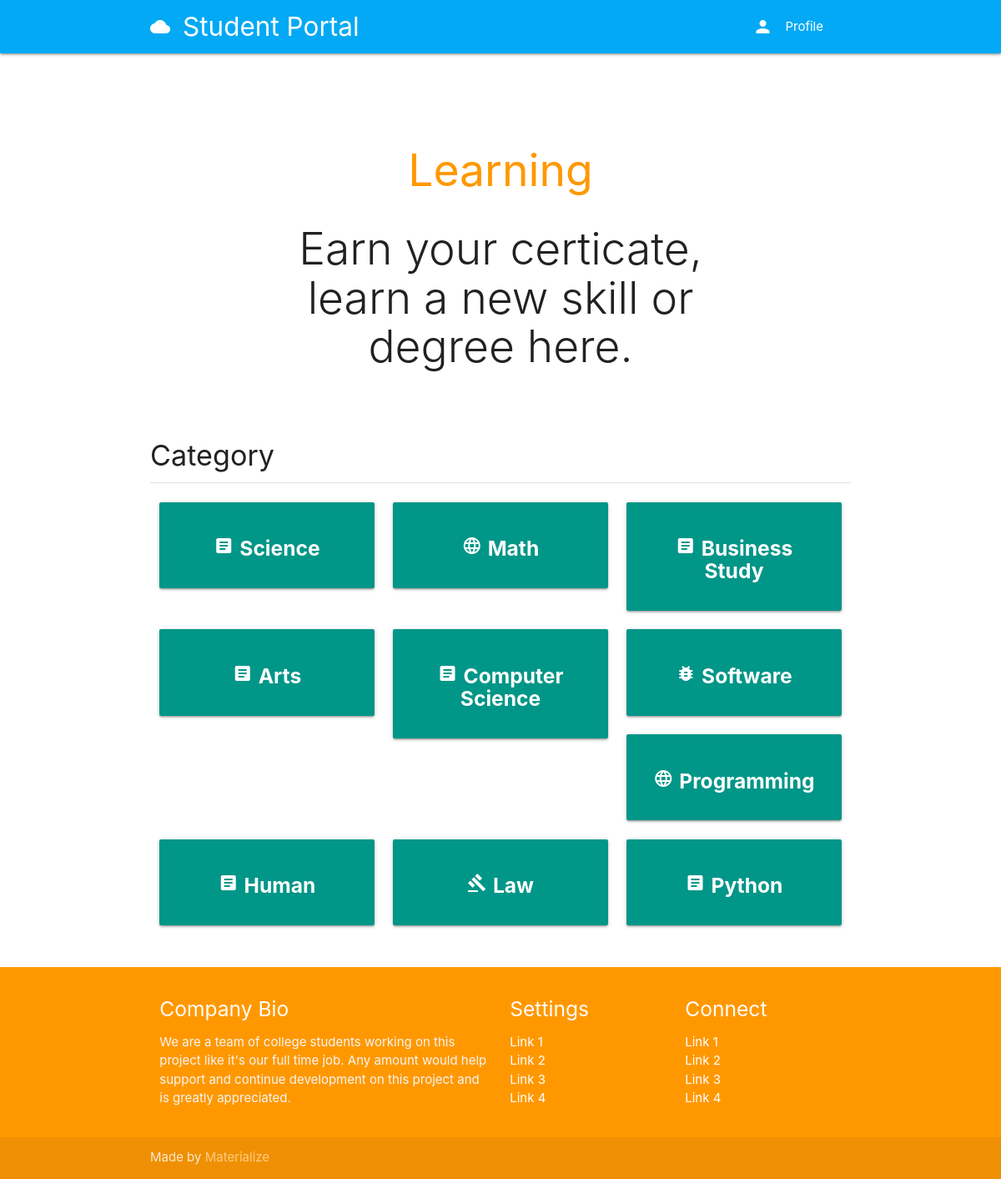
The page /course/categories/ on the database as committed earlier.
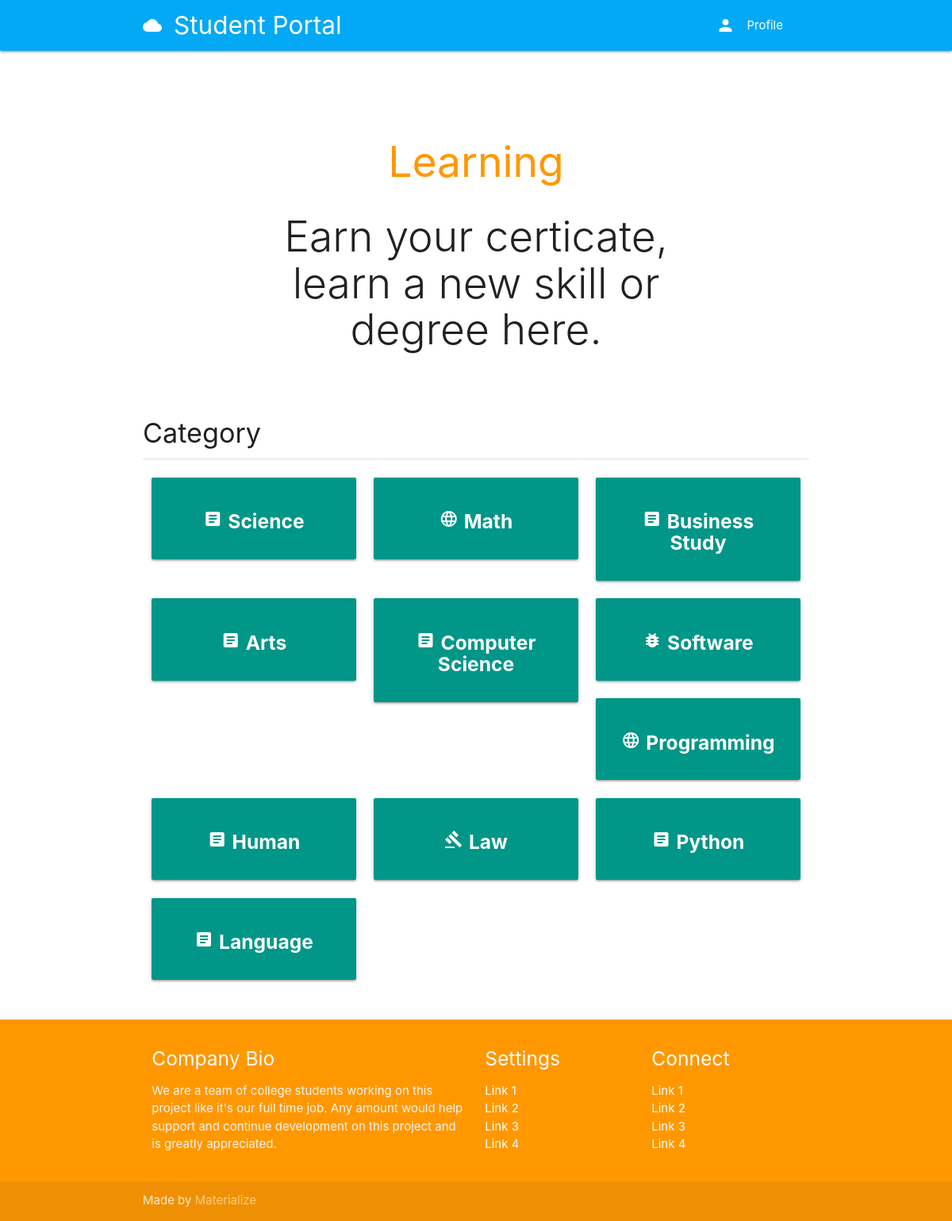
The same page on the database as committed later.
### classroom/models.py (models this page shows, shortened)
class Category(models.Model):
    title = models.CharField(max_length=100, verbose_name='Title')
    icon = models.CharField(max_length=100, verbose_name='Icon', default='article')
    slug = models.SlugField(unique=True)

### classroom/views.py (the view)
# urls.py: path('categories/', categories, name='categories'),
def categories(request):
    categories = Category.objects.all()
    context = {
        'categories': categories,
    }
    template = loader.get_template('classroom/categories.html')
    return HttpResponse(template.render(context, request))

### authy/views.py (called while the page is built)
def side_nav_info(request):
	user = request.user
	nav_profile = None
	if user.is_authenticated:
		nav_profile = Profile.objects.get(user=user)
	return {'nav_profile': nav_profile}

### student_portal/templates/classroom/categories.html
{% extends 'base.html' %}
{% load static %}
{% block banner %}
  <div class="section no-pad-bot" id='index-banner'>
    <div class="container">
      <br><br>
      <h2 class="header orange-text center">Learning</h2>
      <h2 class="header col s12 light center">Earn your certicate, learn a new skill or degree here.</h2>
    </div>
    <br>
  </div>
{% endblock %}
{% block content %}
  <div class="section">
    <h4>Category</h4>
    <div class="divider"></div>
  </div>
  <div class="row">
    {% for category in categories %}
    <a href="{% url 'category_courses' category.slug %}">
      <div class="col s12 m4">
        <div class="card-panel teal center-align white-text">
          <h5 class="white-text"><i class="material-icons">{{ category.icon }}</i> <b>{{ category.title }}</b></h5>
        </div>
      </div>
    </a>
    {% endfor %}
  </div>
{% endblock %}

Rows that differ between the two databases and show on the page:
added Category: title "Language"
